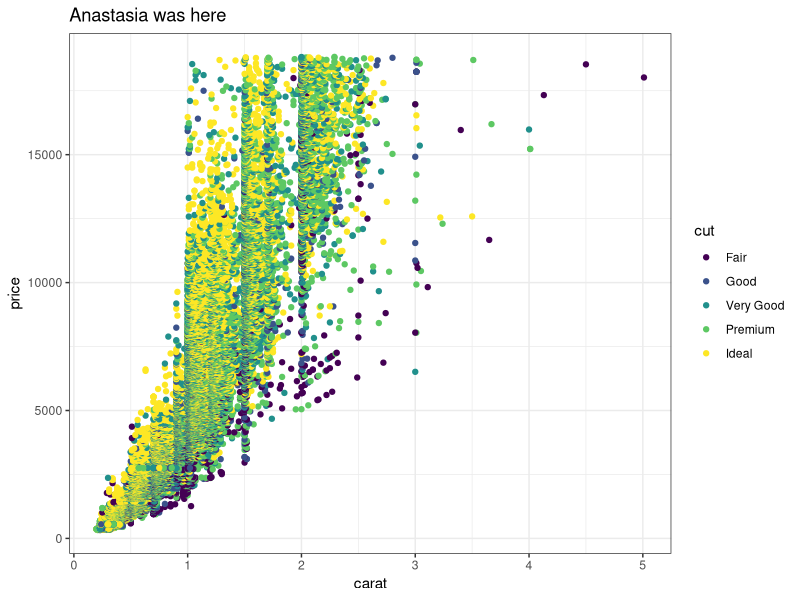
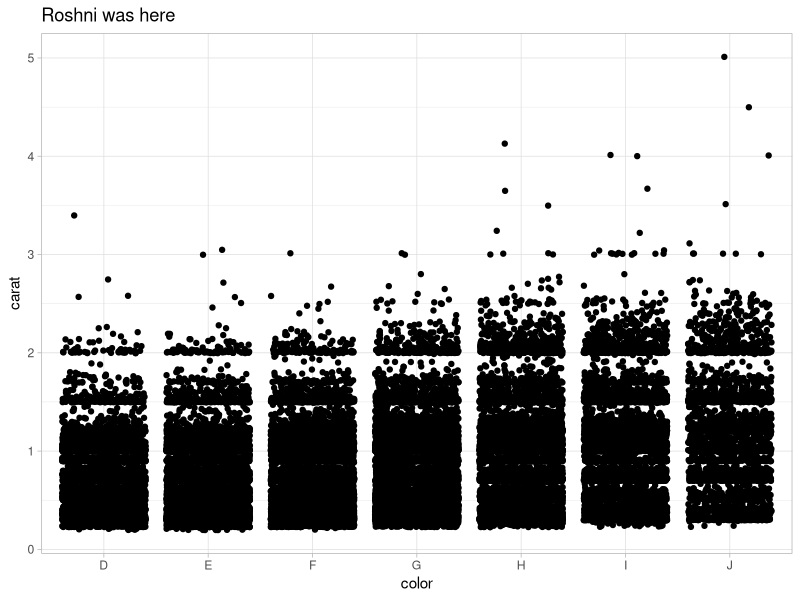
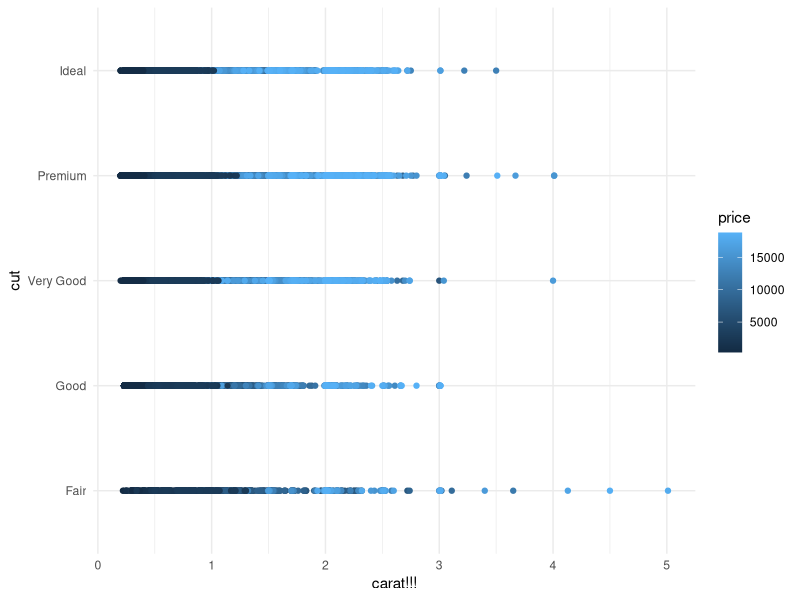

These charts were generated, in order, by the following R code:
## ---- chunk 1
knitr::opts_chunk$set(echo = TRUE)
library(tidyverse)
## ---- chunk 2
# Partner 1: 
# Run the code below to see the original graph
# Change the code below to make the point color change based on 'cut', and update the theme to theme_bw(). Update the title to include your first name. 

ggplot(data = diamonds, aes(x = carat, y = price, color = cut)) +
  geom_point() +
  theme_bw() +
  labs(title = "Anastasia was here")
## ---- chunk 3
# Partner 2: 
# Run the code below to see the original graph
# Change the code below to make the geom a geom_jitter, and update the theme to theme_light. Update the title to include your first name. 

ggplot(data = diamonds, aes(x = color, y = carat)) +
  geom_jitter() +
  theme_light() +
  labs(title = "Roshni was here")
## ---- chunk 4

ggplot(data = diamonds, aes(x = carat, y = cut, color = price)) +
  geom_point() +
  theme_minimal()+
  labs(
    x = "carat!!!"
  )
# a SUPER exciting graph :) definitely!
